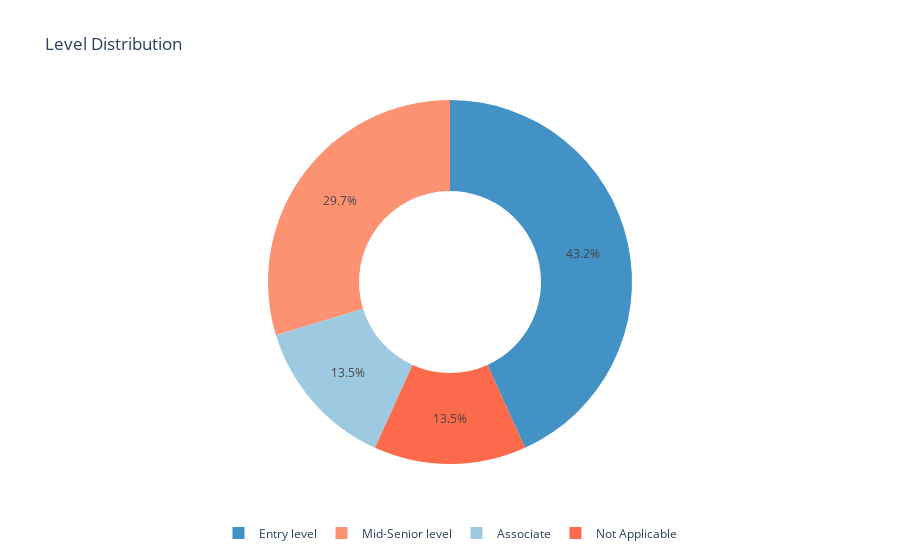

Write notebook code for a chart like this one.
### Markdown cell above
Level Distribution (Pie Chart)

This code generates a pie chart using Plotly to visualize the distribution of job levels (e.g., Junior, Senior, etc.) from a dataset of job posting

### Code cell
level_counts = jobs_df.groupby('level').count()['Job_ID'].sort_values(ascending=False)

blue = cl.flipper()['seq']['9']['Blues']
red = cl.flipper()['seq']['9']['Reds']
colors = [blue[5], red[3], blue[3], red[4]]
fig = go.Figure(data=[go.Pie(labels=list(level_counts.index),
                             values=level_counts,hole=0.5,
                             marker={"colors": colors},
                             sort=False,)],
                layout={'title': 'Level Distribution',
                        'showlegend': True,
                        'hoverlabel': dict(bgcolor="#444", font_size=13, font_family="Lato, sans-serif"),
                        'legend': {'orientation': 'h', 'xanchor': "center", 'x': 0.5, 'y': -0.15}
                      }                    
               )
fig.show()

### Figure 1 — Plotly figure (JSON) as saved in the notebook; plotly's stock layout.template omitted (floating-point values rounded to 4 significant figures)
{"data": [{"hole": 0.5, "labels": ["Entry level", "Mid-Senior level", "Associate", "Not Applicable"], "marker": {"colors": ["rgb(66,146,198)", "rgb(252,146,114)", "rgb(158,202,225)", "rgb(251,106,74)"]}, "sort": false, "type": "pie", "values": [16, 11, 5, 5]}], "layout": {"hoverlabel": {"bgcolor": "#444", "font": {"family": "Lato, sans-serif", "size": 13}}, "legend": {"orientation": "h", "x": 0.5, "xanchor": "center", "y": -0.15}, "showlegend": true, "title": {"text": "Level Distribution"}}}
